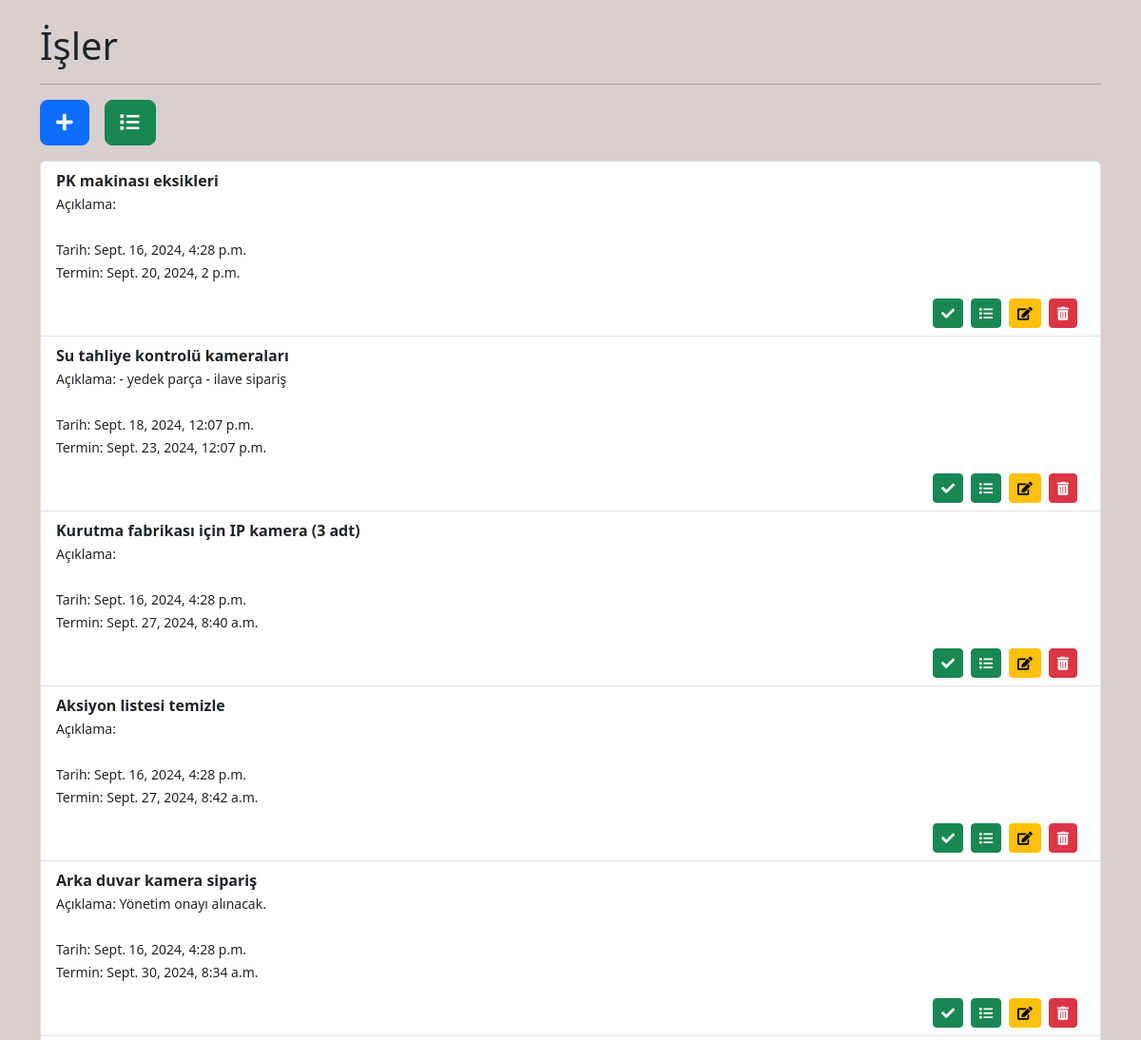
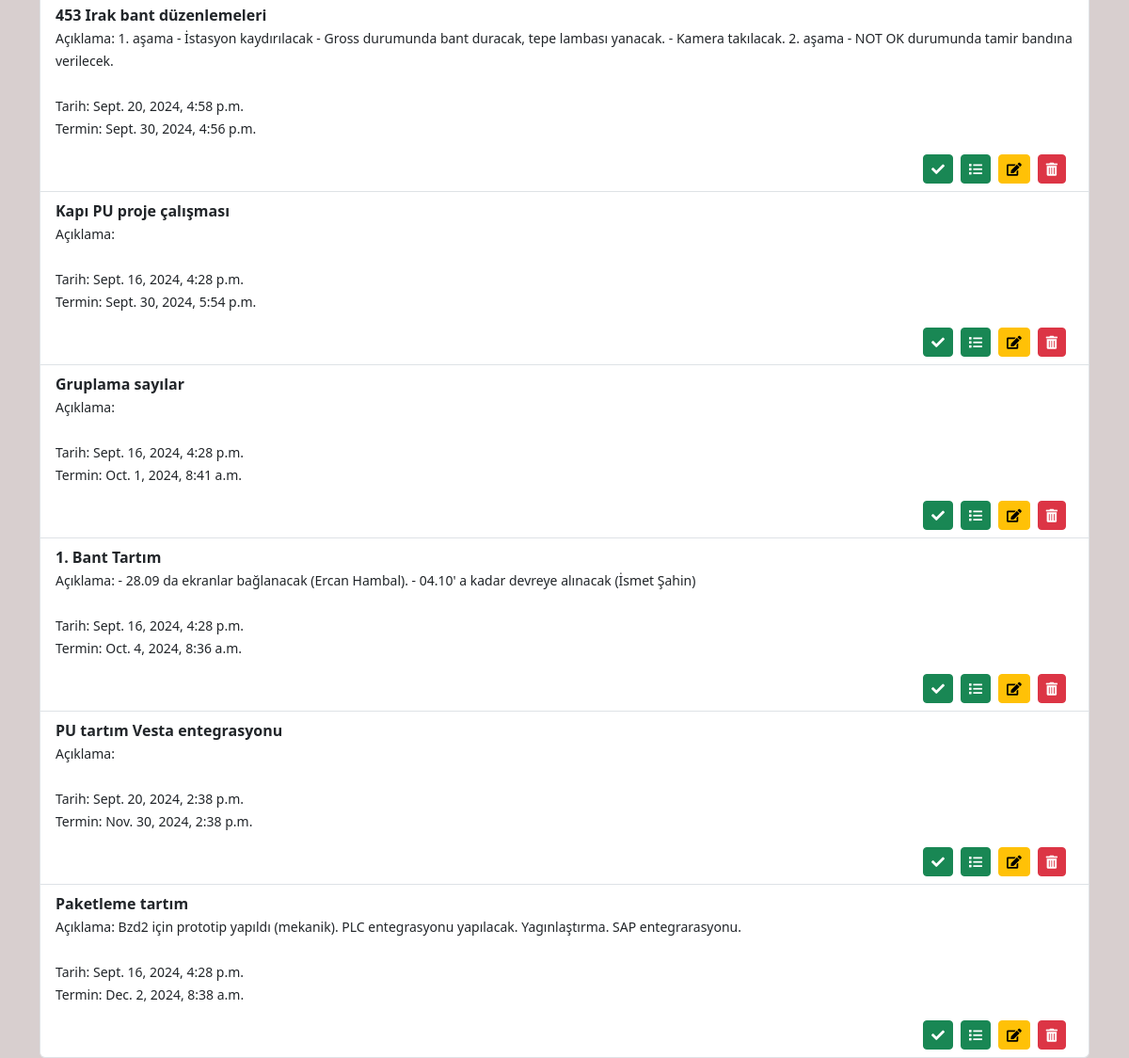
The page / on the database its author committed (2 pictures, top to bottom).
### app_1/models.py (models this page shows, shortened)
class Task(models.Model):
    title = models.CharField(max_length=200)
    description = models.TextField(blank=True, null=True)
    created_at = models.DateTimeField(auto_now_add=True)
    due_date = models.DateTimeField(null=True, blank=True)
    is_completed = models.BooleanField(default=False)

### app_1/views.py (the view)
# urls.py: path("", views.task_list, name="task_list"),
def task_list(request):
    tasks = Task.objects.filter(is_completed=False).order_by("due_date")
    context = {"tasks": tasks, "name": "İşler"}
    return render(request, "app_1/task_list.html", context)

### app_1/templates/app_1/task_list.html
{% extends "base.html" %} {% block content %}
<div class="container">
  <div class="row">
    <div class="col-12">
      <h1 class="mt-4">{{ name }}</h1>
      <hr />
      <div class="d-flex">
        <a href="{% url 'add_task' %}" class="btn btn-primary btn-lg me-3"
          ><i class="fas fa-plus"></i
        ></a>
        <a href="{% url 'completed_tasks' %}" class="btn btn-success btn-lg"
          ><i class="fas fa-list"></i
        ></a>
      </div>
      {% if tasks %}
      <ul class="list-group mt-3">
        {% for task in tasks %}
        <li class="list-group-item">
          <strong>{{ task.title }}</strong>
          <br />
          <small>Açıklama: {{ task.description }}</small>
          <br />
          <br />
          <small>Tarih: {{ task.created_at }}</small>
          <br />
          <small>Termin: {{ task.due_date }}</small>
          <br />
          <div class="d-flex justify-content-end mt-3">
            <a
              href="{% url 'complete_task' task.id %}"
              class="btn btn-success btn-sm me-2"
              ><i class="fas fa-check"></i
            ></a>
            <a
              href="{% url 'completed_tasks' %}"
              class="btn btn-success btn-sm me-2"
              ><i class="fas fa-list"></i
            ></a>
            <a
              href="{% url 'edit_task' task.id %}"
              class="btn btn-warning btn-sm me-2"
              ><i class="fas fa-edit"></i
            ></a>
            <a
              href="{% url 'delete_task' task.id %}"
              class="btn btn-danger btn-sm me-2"
            >
              <i class="fas fa-trash-alt"></i
            ></a>
          </div>
        </li>
        {% endfor %}
      </ul>
      {% else %}
      <p>No active tasks available.</p>
      {% endif %}
    </div>
  </div>
</div>
{% endblock content %}

### static/style/main.css (style rules this page uses)
body { background-color: #d8cfcf; }

### rows shown on the page
Task: title "PK makinası eksikleri", created_at "Sept. 16, 2024, 4:28 p.m.", due_date "Sept. 20, 2024, 2 p.m."
Task: title "Su tahliye kontrolü kameraları", description "- yedek parça - ilave sipariş", created_at "Sept. 18, 2024, 12:07 p.m.", due_date "Sept. 23, 2024, 12:07 p.m."
Task: title "Kurutma fabrikası için IP kamera (3 adt)", created_at "Sept. 16, 2024, 4:28 p.m.", due_date "Sept. 27, 2024, 8:40 a.m."
Task: title "Aksiyon listesi temizle", created_at "Sept. 16, 2024, 4:28 p.m.", due_date "Sept. 27, 2024, 8:42 a.m."
Task: title "Arka duvar kamera sipariş", description "Yönetim onayı alınacak.", created_at "Sept. 16, 2024, 4:28 p.m.", due_date "Sept. 30, 2024, 8:34 a.m."
Task: title "453 Irak bant düzenlemeleri", description "1. aşama - İstasyon kaydırılacak - Gross durumunda bant duracak, tepe lambası yanacak. - Kamera takılacak. 2. aşama - NOT OK durumunda tamir bandına verilecek.", created_at "Sept. 20, 2024, 4:58 p.m.", due_date "Sept. 30, 2024, 4:56 p.m."
Task: title "Kapı PU proje çalışması", created_at "Sept. 16, 2024, 4:28 p.m.", due_date "Sept. 30, 2024, 5:54 p.m."
Task: title "Gruplama sayılar", created_at "Sept. 16, 2024, 4:28 p.m.", due_date "Oct. 1, 2024, 8:41 a.m."
Task: title "1. Bant Tartım", description "- 28.09 da ekranlar bağlanacak (Ercan Hambal). - 04.10' a kadar devreye alınacak (İsmet Şahin)", created_at "Sept. 16, 2024, 4:28 p.m.", due_date "Oct. 4, 2024, 8:36 a.m."
Task: title "PU tartım Vesta entegrasyonu", created_at "Sept. 20, 2024, 2:38 p.m.", due_date "Nov. 30, 2024, 2:38 p.m."
Task: title "Paketleme tartım", description "Bzd2 için prototip yapıldı (mekanik). PLC entegrasyonu yapılacak. Yagınlaştırma. SAP entegrarasyonu.", created_at "Sept. 16, 2024, 4:28 p.m.", due_date "Dec. 2, 2024, 8:38 a.m."

### other values the page prints
{{ name }} "İşler"
